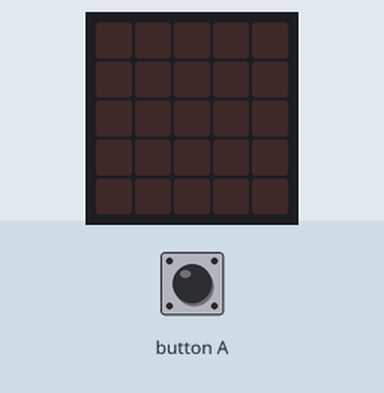
The program below on a simulated BBC micro:bit (MakeCode). On the bench: the board's 5×5 LED display. Inputs (shaded band) come from the test bench.

Above: at 1.2 s.
1.3 s: button A pressed for 0.15 s
At 1.9 s:
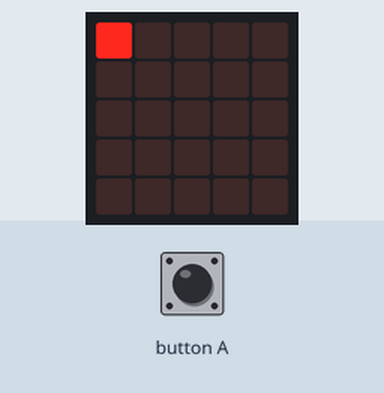
At 2.3 s:
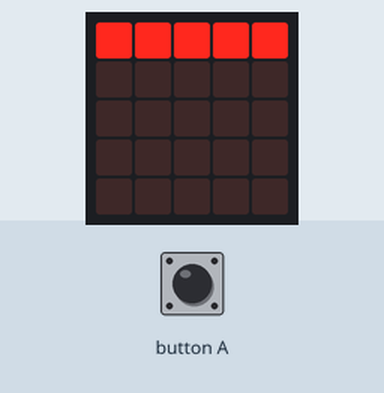
Timing chart, 0 to 4.3 s (numbered marks = the images above; inputs shaded):
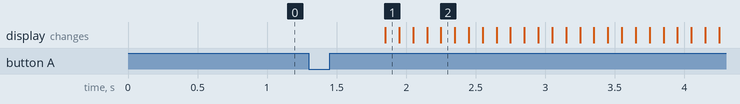

The program:

25_LED_Matrix_Laufl_vor_rueck.py
```python
Reihe = 0
Spalte = 0

def on_button_pressed_a():
    global Reihe, Spalte
    basic.show_leds("""
        . . . . .
        . . . . .
        . . . . .
        . . . . .
        . . . . .
        """)
    Reihe = 0
    Spalte = 0
    for index in range(5):
        for index2 in range(5):
            led.toggle(Spalte, Reihe)
            basic.pause(100)
            Spalte += 1
        Reihe += 1
        Spalte = 0
    Reihe = 4
    Spalte = 4
    for index3 in range(5):
        for index4 in range(5):
            led.toggle(Spalte, Reihe)
            basic.pause(100)
            Spalte += -1
        Reihe += -1
        Spalte = 4
input.on_button_pressed(Button.A, on_button_pressed_a)
```

Measured:
- after the input at 1.3 s, the display: changes after 0.55 s (image 1)
